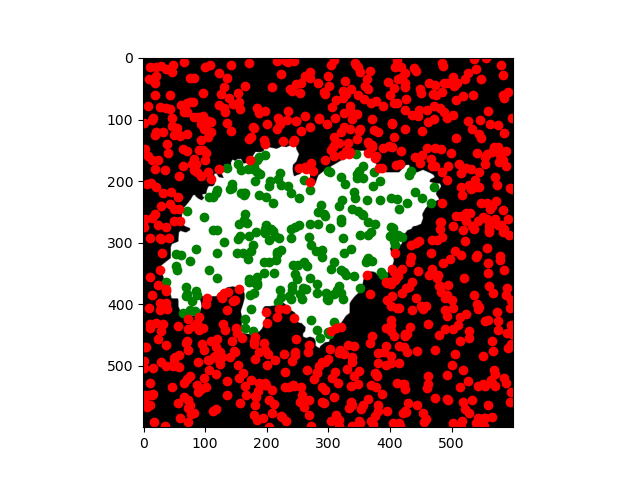

Write the Python code that produced this figure.
import os

import numpy as np
import matplotlib.pyplot as plt
from PIL import Image


LIMIT = 1000
RESOLUTION = 1.66 ** 2
IMAGE_PATH = 'image1.tif'
OUTPUT_PATH = 'montecarlo.png'


def generate_points(x_lim, y_lim):
    x = np.random.randint(0, x_lim)
    y = np.random.randint(0, y_lim)
    return x, y


def read_image(path):
    return np.array(Image.open(path).convert('L'))


def save_image(points_hit, points_missed, image, name):
    plt.imshow(image, cmap='gray')
    plt.scatter(*zip(*points_hit), c='g')
    plt.scatter(*zip(*points_missed), c='r')
    plt.savefig(name)
    print(f"Output image saved to {name}")
    


def run():
    image = read_image(IMAGE_PATH)

    image_max = np.max(image)

    y_lim, x_lim = image.shape

    area_estimate = 0

    points_hit = []
    points_missed = []

    print("Estimating area...")

    for idx in range(LIMIT):
        x, y = generate_points(x_lim, y_lim)

        if image[y, x] == image_max:
            area_estimate = area_estimate + 1
            points_hit.append((x, y))
        else:
            points_missed.append((x, y))
    
    area_estimate = area_estimate / RESOLUTION

    print(f"Estimated area for {LIMIT} points with resolution {RESOLUTION} PPI is {area_estimate:.4f}cm")

    save_image(points_hit, points_missed, image, OUTPUT_PATH)



if __name__ == "__main__":
    run()
